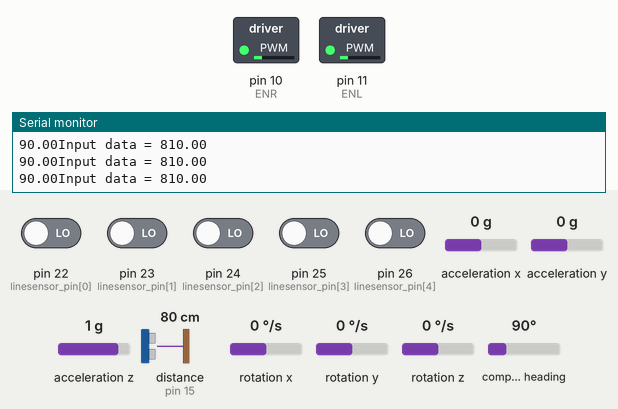
Recording of a sketch running on a simulated Arduino Mega 2560, built with avr-gcc and run on an emulated ATmega2560. Parts: switched loads named in the sketch (green lamp = pin HIGH), the last lines printed to the serial monitor. The test bench sets the inputs (shaded band); at power-on: pin 22 (linesensor_pin[0]), pin 23 (linesensor_pin[1]), pin 24 (linesensor_pin[2]), pin 25 (linesensor_pin[3]), pin 26 (linesensor_pin[4]) LOW, distance to the obstacle (sensor on pin 15) 80 cm, acceleration x 0 g, acceleration y 0 g, acceleration z 1 g, rotation x 0 °/s, rotation y 0 °/s, rotation z 0 °/s, compass heading 90°. The echo pulse lasts 58.3 µs per cm. At 4.7 s the program stops and its outputs stay as they are.

Above: at 1.2 s.
1.3 s: pin 22 (linesensor_pin[0]) driven HIGH
At 2.4 s:
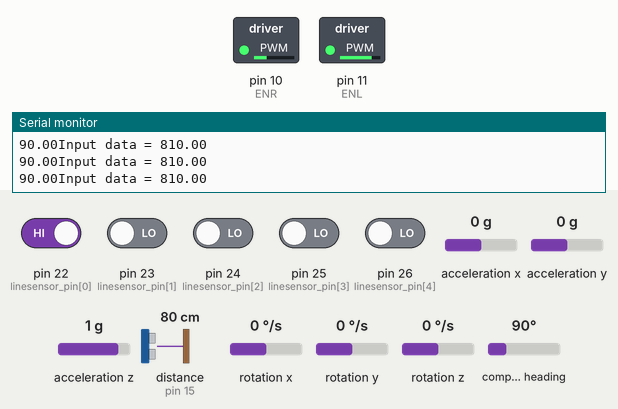
2.8 s: pin 23 (linesensor_pin[1]) driven HIGH
At 4.0 s:
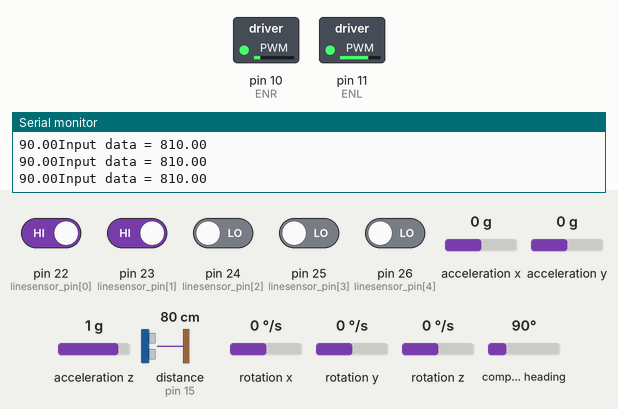
4.3 s: distance to the obstacle (sensor on pin 15) set to 2 cm
At 4.7 s:
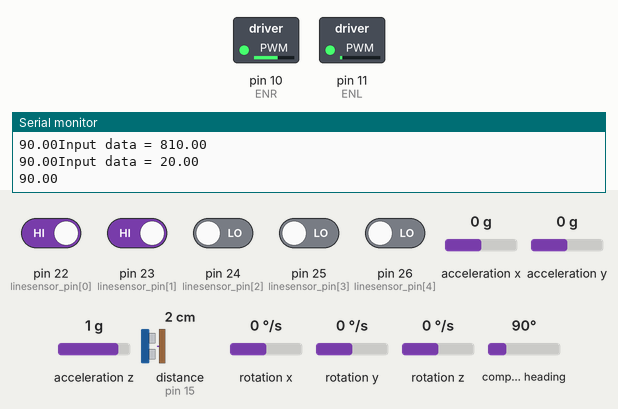
Timing chart, 0 to 6.2 s (numbered marks = the images above; inputs shaded):
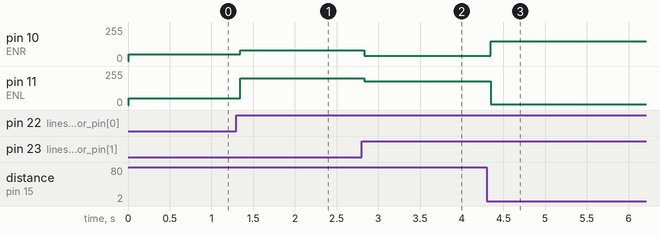

Measured:
- after the input at 1.3 s, pin 10 (ENR): 50/255 → 80/255 after 0.05 s; pin 11 (ENL): 50/255 → 200/255 after 0.05 s
- after the input at 2.8 s, pin 10 (ENR): 80/255 → 40/255 at once; pin 11 (ENL): 200/255 → 180/255 at once
- after the input at 4.3 s, pin 10 (ENR): 40/255 → 150/255 after 0.05 s; pin 11 (ENL): 180/255 → 5/255 after 0.05 s

The sketch:

Line_Obstacle.ino
```cpp
#include <Wire.h>
#include <LSM303.h>
#include <NewPing.h>

#define LINE_DETECT_WHITE  1

#define motor_speed_offset 0

LSM303 compass;

#define IN1 29
#define IN2 28
#define ENR 10

#define IN3 30
#define IN4 31
#define ENL 11

#define MAX_DISTANCE 150

#define TRIG1 14 // 초음파 센서 1번 Trig 핀 번호
#define ECHO1 15 // 초음파 센서 1번 Echo 핀 번호

float front_sonar = 0.0;

int linesensor_data[5] = {0,0,0,0,0};  // 읽은 값을 저장할 변수
int linesensor_pin[5] = {22,23,24,25,26};   // int형 배열
int sum;

NewPing sonar_Front = NewPing(TRIG1, ECHO1, MAX_DISTANCE);

void setup()
{

  pinMode(TRIG1, OUTPUT);
  pinMode(ECHO1, INPUT);
  // put your setup code here, to run once:
  Serial.begin(9600);
  int i;
  for(i=0;i<5;i++)
  {
    pinMode(linesensor_pin[i],INPUT);
  }

  Wire.begin();
  compass.init();
  compass.enableDefault();
  compass.m_min = (LSM303::vector<int16_t>){-32767, -32767, -32767};
  compass.m_max = (LSM303::vector<int16_t>){+32767, +32767, +32767};
}

void motor_l(int speed)
{
    if (speed >= 0)
    {
        digitalWrite(IN1, LOW);
        digitalWrite(IN2, HIGH);
        analogWrite(ENL, speed); // 0-255
    }
    else
    {
        digitalWrite(IN1, HIGH);
        digitalWrite(IN2, LOW);
        analogWrite(ENL, -speed);
    }
}

void motor_r(int speed)
{
    if (speed >= 0)
    {
        digitalWrite(IN3, LOW);
        digitalWrite(IN4, HIGH);
        analogWrite(ENR, speed); // 0-255
    }
    else
    {
        digitalWrite(IN3, HIGH);
        digitalWrite(IN4, LOW);
        analogWrite(ENR, -speed);
    }
}

void robot_control(int left_motor_speed, int right_motor_speed)
{
    motor_l(left_motor_speed);
    motor_r(right_motor_speed);
}

int read_digital_line_sensor(void)
{
  int i;
  sum=0;
  for(i=0;i<5;i++)
  {
    if(LINE_DETECT_WHITE == 0)
    {
      linesensor_data[i] = 1 - digitalRead(linesensor_pin[i]);
    }
    else
    {
      linesensor_data[i] = digitalRead(linesensor_pin[i]);
    }
    sum += linesensor_data[i];
  }

  if(sum == 5)
  {
    return sum;
  }
  else if(sum == 2)
  {
    if( (linesensor_data[3] == 1) && (linesensor_data[4] == 1) ) return -3;
    if( (linesensor_data[2] == 1) && (linesensor_data[3] == 1) ) return -1;
    if( (linesensor_data[1] == 1) && (linesensor_data[2] == 1) ) return 1;
    if( (linesensor_data[0] == 1) && (linesensor_data[1] == 1) ) return 3;
  }
  else if(sum == 1)
  {
    if((linesensor_data[0] == 1)) return 4;
    if((linesensor_data[1] == 1)) return 2;
    if((linesensor_data[2] == 1)) return 0;
    if((linesensor_data[3] == 1)) return -2;
    if((linesensor_data[4] == 1)) return -4;
  }
  else if(sum == 3)
  {
    return -10;
  }
  else
  {
    return -5;
  }
}

void line_following(int line_type)

{
  switch(line_type)
  {
     case -5:
              robot_control(50+motor_speed_offset,50);
              break;
     case -4:
              robot_control(-80, 200);//왼
              break;
     case -3:
              robot_control(-40+motor_speed_offset, 180);
              break;
     case -2:
              robot_control(50+motor_speed_offset, 120);
              break;
     case -1:
              robot_control(10+motor_speed_offset, 70);
              break;
     case 0:
              robot_control(60+motor_speed_offset, 65);//직
              break;
     case 1:
              robot_control(70+motor_speed_offset, 10);
              break;
     case 2:
              robot_control(120+motor_speed_offset, 50);
              break;
     case 3:
              robot_control(180+motor_speed_offset, -40);
              break;
     case 4:
              robot_control(200+motor_speed_offset, -80);
              break;
     case 5: //불이 다 들어올 경우 정지
              robot_control(0,0);
              break;
   }
 }


void loop()
{
  front_sonar = sonar_Front.ping_cm()*10;
  if(front_sonar == 0.0) front_sonar = MAX_DISTANCE*10;

  compass.read();
  float heading = compass.heading();
  float target_angle;


  int i;
  int line_type = 0;
  line_type = read_digital_line_sensor();

  Serial.print("Input data = ");
  Serial.println(front_sonar);
  Serial.print(heading);

  if(front_sonar<300)
    {
      target_angle = heading-30;
      while(heading>target_angle)
      {
        robot_control(5,150);
      }
      robot_control(50, 50);
      delay(1000);
      target_angle+=60;
      while(heading<target_angle)
      {
        robot_control(150,5);
      }
      robot_control(50+motor_speed_offset, 50);
      delay(500);
      target_angle-=30;
      while(heading>target_angle)
      {
        robot_control(5,150);
      }
    }
  else
  {
    for(i=0;i<5;i++)
    {
      line_following(line_type);
    }
  }
}
```
